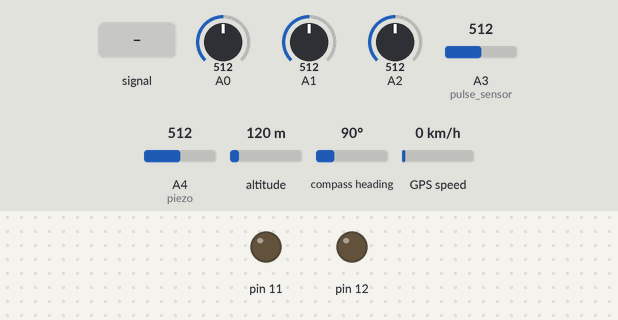
Bench run of a sketch on a simulated Arduino Mega 2560, built with avr-gcc and run on an emulated ATmega2560. Parts: output pins drawn as LEDs (lit = HIGH). Inputs (shaded band) come from the test bench; at power-on: A4 (piezo) = 512, A0 = 512, A1 = 512, A2 = 512, A3 (pulse_sensor) = 512, altitude 120 m, compass heading 90°, GPS speed 0 km/h. The GPS gets a fix after 3 s at 37.7749, -122.4194 with 8 satellites; what the sketch prints to the serial monitor is not drawn.

Above: at 14.2 s.
14.3 s: A3 (pulse_sensor) fed a 200 Hz sine of ±81 counts around its level
At 20.4 s:
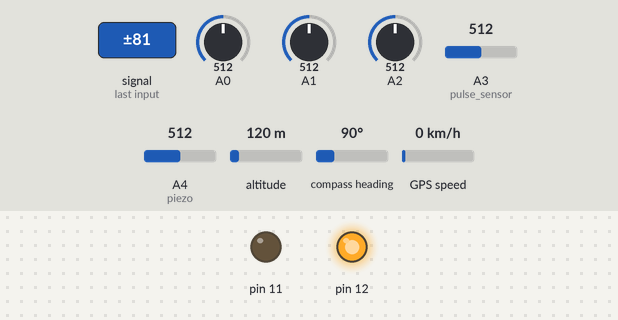
20.7 s: A4 (piezo) set to 106
25.0 s: A4 (piezo) set to 91
27.5 s: A4 (piezo) set to 110
Timing chart, 0 to 34.1 s (numbered marks = the images above; inputs shaded):
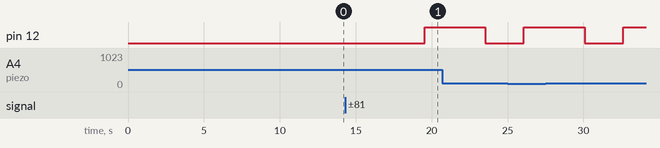

The sketch:

Smart_Jacket.ino
```cpp
#include<TinyGPS.h>
int x=0,y=0,z=0,xl=0,yl=0,zl=0,k=0;
int rate;
int s;
volatile int heart_rate;

volatile int analog_data;

volatile int time_between_beats = 600;

volatile boolean pulse_signal = false;

volatile int beat[10];         //heartbeat values will be sotred in this array

volatile int peak_value = 512;

volatile int trough_value = 512;

volatile int thresh = 525;

volatile int amplitude = 100;

volatile boolean first_heartpulse = true;

volatile boolean second_heartpulse = false;

volatile unsigned long samplecounter = 0;   //This counter will tell us the pulse timing

volatile unsigned long lastBeatTime = 0;


TinyGPS gps;
void LocMsg(int r);
void LocMsg(int r)
{
 float lat,lon;
 while(Serial1.available())
 {
  if(gps.encode(Serial1.read()))
  {
   gps.f_get_position(&lat,&lon);
  }
 }
 String latitude = String(lat,6);
 String longitude = String(lon,6);
 Serial.println("AT+CMGF=1");
 delay(500);
 Serial.println("AT+CMGS=\"+919961166366\"\r");
 delay(500);
 Serial.println(latitude+";"+longitude);
 delay(500);
 Serial.println(heart_rate);
 delay(500);
 Serial.println((char)26);
 delay(500);
}
void setup()
{
 Serial.begin(9600);
 Serial1.begin(9600);
 pinMode(11,OUTPUT);
 pinMode(12,OUTPUT);
 pinMode(A0,INPUT);
 pinMode(A1,INPUT);
 pinMode(A2,INPUT);
  pinMode(A3,INPUT);//pulse sensor
  pinMode(A4,INPUT);//piezo
 pinMode(8,INPUT);
 digitalWrite(11,0);
 digitalWrite(12,0);
 interruptSetup();
 delay(12000);
 Serial.println("ATE0");
 Serial.println("AT+CMGF=1");
 Serial.println("AT+CNMI=2,2,0,0,0");
 delay(1000);
}

void loop()
{
  s=analogRead(A4);
  Serial.println(s);
 digitalWrite(11,0);
 digitalWrite(12,0);
 x=analogRead(A0);
 y=analogRead(A1);
 z=analogRead(A2);
 Serial.print("X");
 Serial.print(x); //x-axis
 Serial.print("Y");
 Serial.print(y); //y-axis
 Serial.print("Z");
 Serial.print(z); //z-axis
 Serial.println();
 if(abs(x-xl)>=5 || abs(y-yl)>=5 || abs(z-zl)>=5)
 {
  if(k!=0 && s>100)
  {
   LocMsg(heart_rate);
   digitalWrite(12,1);
   digitalWrite(11,0);
   delay(2000);
  }
  xl=x;
  yl=y;
  zl=z;
  k=1;
 }
 delay(2000);
}
void interruptSetup()

{

  TCCR2A = 0x02;  // This will disable the PWM on pin 3 and 11

  OCR2A = 0X7C;   // This will set the top of count to 124 for the 500Hz sample rate

  TCCR2B = 0x06;  // DON'T FORCE COMPARE, 256 PRESCALER

  TIMSK2 = 0x02;  // This will enable interrupt on match between OCR2A and Timer

  sei();          // This will make sure that the global interrupts are enable

}


ISR(TIMER2_COMPA_vect)

{

  cli();

  analog_data = analogRead(A3);

  samplecounter += 2;

  int N = samplecounter - lastBeatTime;


  if(analog_data < thresh && N > (time_between_beats/5)*3)

    {

      if (analog_data < trough_value)

      {

        trough_value = analog_data;

      }

    }


  if(analog_data > thresh && analog_data > peak_value)

    {

      peak_value = analog_data;

    }


   if (N > 250)

  {

    if ( (analog_data > thresh) && (pulse_signal == false) && (N > (time_between_beats/5)*3) )

      {

        pulse_signal = true;

//        digitalWrite(led_pin,HIGH);

        time_between_beats = samplecounter - lastBeatTime;

        lastBeatTime = samplecounter;


       if(second_heartpulse)

        {

          second_heartpulse = false;

          for(int i=0; i<=9; i++)

          {

            beat[i] = time_between_beats; //Filling the array with the heart beat values

          }

        }


        if(first_heartpulse)

        {

          first_heartpulse = false;

          second_heartpulse = true;

          sei();

          return;

        }


      word runningTotal = 0;


      for(int i=0; i<=8; i++)

        {

          beat[i] = beat[i+1];

          runningTotal += beat[i];

        }


      beat[9] = time_between_beats;

      runningTotal += beat[9];

      runningTotal /= 10;

      heart_rate = 60000/runningTotal;

    }

  }


  if (analog_data < thresh && pulse_signal == true)

    {

      //digitalWrite(led_pin,LOW);

      pulse_signal = false;

      amplitude = peak_value - trough_value;

      thresh = amplitude/2 + trough_value;

      peak_value = thresh;

      trough_value = thresh;

    }


  if (N > 2500)

    {

      thresh = 512;

      peak_value = 512;

      trough_value = 512;

      lastBeatTime = samplecounter;

      first_heartpulse = true;

      second_heartpulse = false;

    }


  sei();

}
```

Measured:
- after the input at 14.3 s, pin 12: LOW → HIGH after 5.2 s
